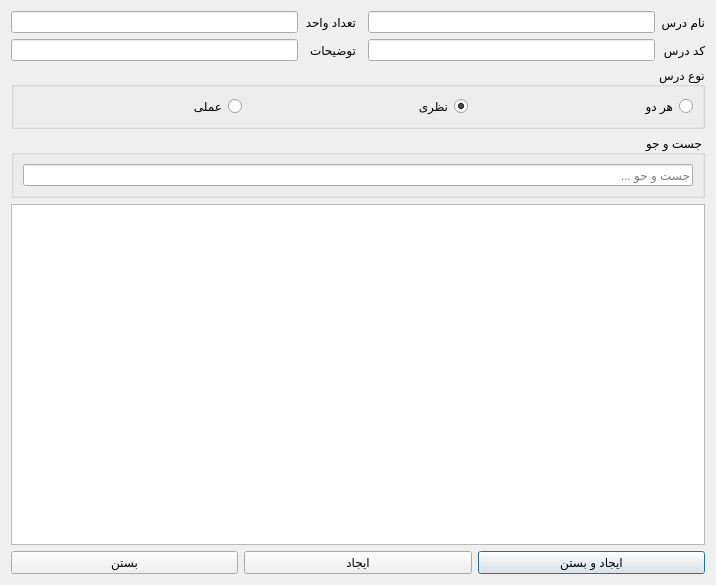
<?xml version="1.0" encoding="UTF-8"?>
<ui version="4.0">
 <class>Dialog</class>
 <widget class="QDialog" name="Dialog">
  <property name="geometry">
   <rect>
    <x>0</x>
    <y>0</y>
    <width>716</width>
    <height>585</height>
   </rect>
  </property>
  <property name="sizePolicy">
   <sizepolicy hsizetype="Expanding" vsizetype="Expanding">
    <horstretch>0</horstretch>
    <verstretch>0</verstretch>
   </sizepolicy>
  </property>
  <property name="minimumSize">
   <size>
    <width>716</width>
    <height>585</height>
   </size>
  </property>
  <property name="maximumSize">
   <size>
    <width>16777215</width>
    <height>16777215</height>
   </size>
  </property>
  <property name="windowTitle">
   <string>Subject</string>
  </property>
  <property name="layoutDirection">
   <enum>Qt::RightToLeft</enum>
  </property>
  <property name="locale">
   <locale language="Persian" country="Iran"/>
  </property>
  <layout class="QVBoxLayout" name="verticalLayout">
   <item>
    <layout class="QGridLayout" name="gridLayout">
     <property name="sizeConstraint">
      <enum>QLayout::SetMinimumSize</enum>
     </property>
     <item row="0" column="1">
      <widget class="QLineEdit" name="lineEditName"/>
     </item>
     <item row="1" column="0">
      <widget class="QLabel" name="lblCode">
       <property name="text">
        <string>کد درس</string>
       </property>
       <property name="buddy">
        <cstring>lineEditCode</cstring>
       </property>
      </widget>
     </item>
     <item row="0" column="4">
      <widget class="QLineEdit" name="lineEditHours"/>
     </item>
     <item row="1" column="3">
      <widget class="QLabel" name="lblDesc">
       <property name="text">
        <string>توضیحات</string>
       </property>
       <property name="buddy">
        <cstring>lineEditDescription</cstring>
       </property>
      </widget>
     </item>
     <item row="1" column="1">
      <widget class="QLineEdit" name="lineEditCode"/>
     </item>
     <item row="1" column="4">
      <widget class="QLineEdit" name="lineEditDescription"/>
     </item>
     <item row="0" column="0">
      <widget class="QLabel" name="lblName">
       <property name="layoutDirection">
        <enum>Qt::RightToLeft</enum>
       </property>
       <property name="locale">
        <locale language="Persian" country="Iran"/>
       </property>
       <property name="text">
        <string>نام درس</string>
       </property>
       <property name="buddy">
        <cstring>lineEditName</cstring>
       </property>
      </widget>
     </item>
     <item row="0" column="3">
      <widget class="QLabel" name="lblHours">
       <property name="text">
        <string>تعداد واحد</string>
       </property>
       <property name="buddy">
        <cstring>lineEditHours</cstring>
       </property>
      </widget>
     </item>
     <item row="2" column="0" colspan="5">
      <widget class="QGroupBox" name="groupBox">
       <property name="title">
        <string>نوع درس</string>
       </property>
       <layout class="QHBoxLayout" name="horizontalLayout_3" stretch="1,1,1">
        <item>
         <widget class="QRadioButton" name="radioAny">
          <property name="text">
           <string>هر دو</string>
          </property>
         </widget>
        </item>
        <item>
         <widget class="QRadioButton" name="radioLec">
          <property name="contextMenuPolicy">
           <enum>Qt::DefaultContextMenu</enum>
          </property>
          <property name="text">
           <string>نظری</string>
          </property>
          <property name="checked">
           <bool>true</bool>
          </property>
         </widget>
        </item>
        <item>
         <widget class="QRadioButton" name="radioLab">
          <property name="text">
           <string>عملی</string>
          </property>
         </widget>
        </item>
       </layout>
      </widget>
     </item>
    </layout>
   </item>
   <item>
    <widget class="QGroupBox" name="groupBox_3">
     <property name="title">
      <string>جست و جو</string>
     </property>
     <layout class="QHBoxLayout" name="horizontalLayout_4">
      <item>
       <widget class="QLineEdit" name="txtSelectIns">
        <property name="sizePolicy">
         <sizepolicy hsizetype="Preferred" vsizetype="Preferred">
          <horstretch>0</horstretch>
          <verstretch>0</verstretch>
         </sizepolicy>
        </property>
        <property name="placeholderText">
         <string>جست و حو ...</string>
        </property>
       </widget>
      </item>
     </layout>
    </widget>
   </item>
   <item>
    <widget class="QTreeView" name="treeSchedule"/>
   </item>
   <item>
    <layout class="QHBoxLayout" name="horizontalLayout">
     <item>
      <widget class="QPushButton" name="btnFinish">
       <property name="text">
        <string>ایجاد و بستن</string>
       </property>
       <property name="shortcut">
        <string>Ctrl+S</string>
       </property>
      </widget>
     </item>
     <item>
      <widget class="QPushButton" name="btnSave">
       <property name="text">
        <string>ایجاد</string>
       </property>
       <property name="shortcut">
        <string>Shift+S</string>
       </property>
      </widget>
     </item>
     <item>
      <widget class="QPushButton" name="btnCancel">
       <property name="text">
        <string>بستن</string>
       </property>
       <property name="shortcut">
        <string>Ctrl+Z</string>
       </property>
      </widget>
     </item>
    </layout>
   </item>
  </layout>
 </widget>
 <tabstops>
  <tabstop>lineEditName</tabstop>
  <tabstop>lineEditHours</tabstop>
  <tabstop>lineEditCode</tabstop>
  <tabstop>lineEditDescription</tabstop>
  <tabstop>radioAny</tabstop>
  <tabstop>radioLec</tabstop>
  <tabstop>radioLab</tabstop>
  <tabstop>txtSelectIns</tabstop>
  <tabstop>treeSchedule</tabstop>
  <tabstop>btnFinish</tabstop>
 </tabstops>
 <resources/>
 <connections/>
</ui>
